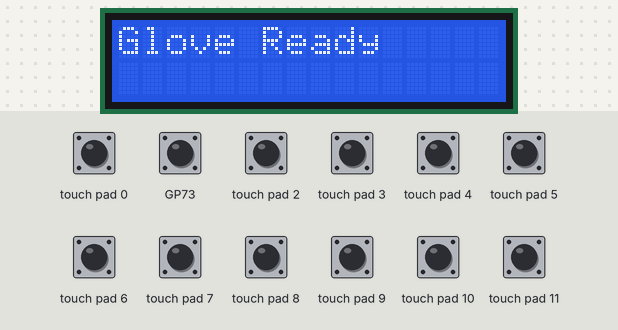
A program run on a simulated Raspberry Pi Pico running MicroPython. On the bench: 16×2 character LCD. The test bench sets the inputs (shaded band); at power-on: touch pad 0, touch pad 2–11 LOW. Library files of the repository ran but are not shown: i2c_lcd.py; what the program prints to the serial console is not drawn.

Above: at 0.2 s.
2.4 s: touch pad 0 pulled HIGH for 0.15 s
At 3.6 s:
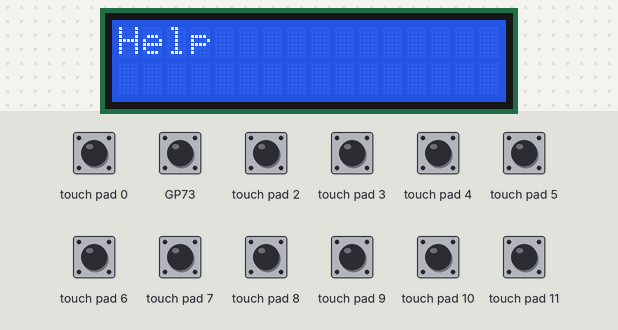
4.0 s: BOOTSEL button pressed for 0.15 s
At 5.2 s:
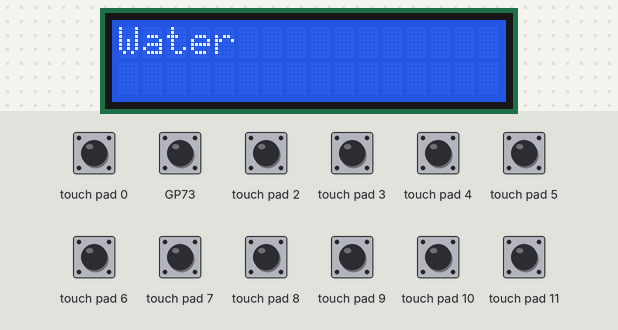
5.6 s: touch pad 2 pulled HIGH for 0.15 s
At 6.4 s:
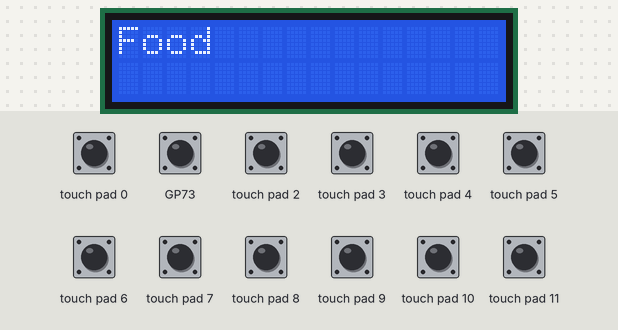
7.2 s: touch pad 3 pulled HIGH for 0.15 s
At 7.9 s:
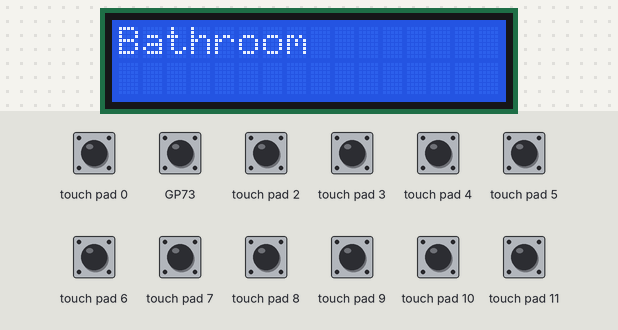
8.8 s: touch pad 4 pulled HIGH for 0.15 s
At 9.6 s:
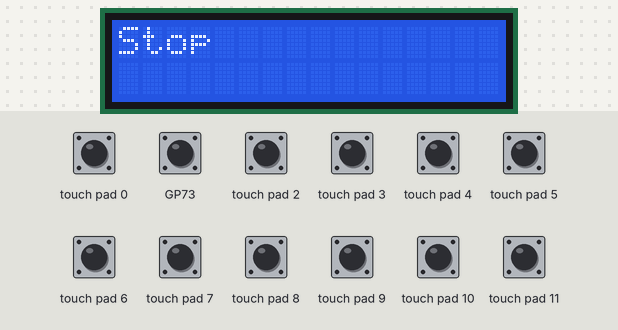
10.4 s: touch pad 0 pulled HIGH for 1 s
At 10.9 s:
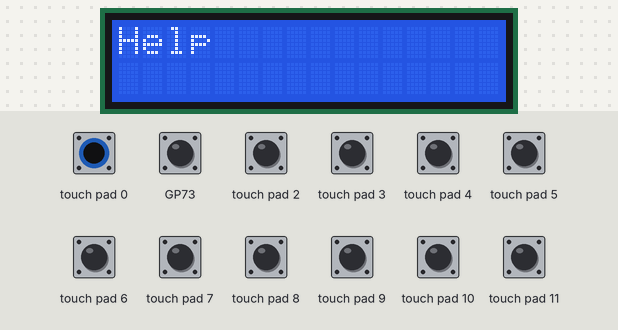
Timing chart, 0 to 13.4 s (numbered marks = the images above; inputs shaded):
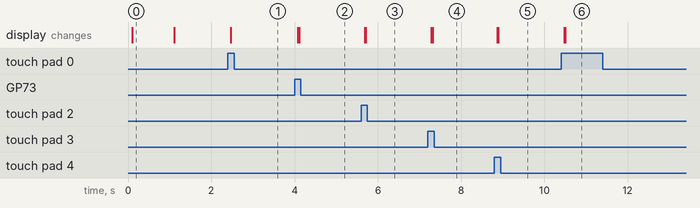

Measured:
- after the input at 2.4 s, the display: changes after 0.06 s (image 1)
- after the input at 4.0 s, the display: first changes after 0.08 s (image 2 shows a later state)
- after the input at 5.6 s, the display: first changes after 0.08 s (image 3 shows a later state)
- after the input at 7.2 s, the display: first changes after 0.08 s (image 4 shows a later state)
- after the input at 8.8 s, the display: first changes after 0.07 s (image 5 shows a later state)
- after the input at 10.4 s, the display: first changes after 0.07 s (image 6 shows a later state)
- what the display in image 0 shows lasts 1.0 s, from 0.1 s to 1.1 s

The program:

main_no_audio.py
```python
import time
from machine import I2C, Pin
from mpr121 import MPR121
from i2c_lcd import I2cLcd

# MPR121
MPR121_SDA = 14
MPR121_SCL = 15
MPR121_ADDR = 0x5A

# LCD
LCD_SDA = 4
LCD_SCL = 5
LCD_ADDR = 0x27
LCD_ROWS = 2
LCD_COLS = 16

ELECTRODES = (0, 1, 2, 3, 4)
COOLDOWN_MS = 500
POLL_MS = 20

COMBO_TO_WORD = {
    (0,): "Help",
    (1,): "Water",
    (2,): "Food",
    (3,): "Bathroom",
    (4,): "Stop",

    (0, 1): "I",
    (0, 2): "You",
    (0, 3): "Need",
    (0, 4): "Want",
    (1, 2): "Go",
    (1, 3): "Come",
    (1, 4): "Give",
    (2, 3): "Take",
    (2, 4): "Call",
    (3, 4): "Look",

    (0, 1, 2): "Wait",
    (0, 1, 3): "Phone",
    (0, 1, 4): "Medicine",
    (0, 2, 3): "Friend",
    (0, 2, 4): "Here",
    (0, 3, 4): "Okay",
    (1, 2, 3): "Good",
    (1, 2, 4): "Bad",
    (1, 3, 4): "More",
    (2, 3, 4): "Not",

    (0, 1, 2, 3): "Happy",
    (0, 1, 2, 4): "Sad",
    (0, 1, 3, 4): "Tired",
    (0, 2, 3, 4): "Hurt",
    (1, 2, 3, 4): "It",

    (0, 1, 2, 3, 4): None,
}

def init_mpr121():
    i2c = I2C(1, sda=Pin(MPR121_SDA), scl=Pin(MPR121_SCL), freq=400000)
    print("MPR121 scan:", i2c.scan())
    sensor = MPR121(i2c, address=MPR121_ADDR, touch_threshold=10, release_threshold=5)
    print("MPR121 ready")
    return sensor

def init_lcd():
    i2c = I2C(0, sda=Pin(LCD_SDA), scl=Pin(LCD_SCL), freq=100000)
    print("LCD scan:", i2c.scan())
    lcd = I2cLcd(i2c, LCD_ADDR, LCD_ROWS, LCD_COLS)
    lcd.clear()
    lcd.putstr("Glove Ready")
    time.sleep_ms(1000)
    lcd.clear()
    return lcd

def read_touch_combo(sensor):
    touched_bits = sensor.touched()
    return tuple(sorted(e for e in ELECTRODES if (touched_bits >> e) & 1))

def resolve_word(combo):
    return COMBO_TO_WORD.get(combo, None)

def display_word(lcd, word):
    lcd.clear()
    lcd.move_to(0, 0)
    lcd.putstr(word[:16])

def main():
    print("=== Glove LCD Mode ===")
    sensor = init_mpr121()
    lcd = init_lcd()

    last_combo = ()
    last_trigger_ms = 0

    while True:
        now = time.ticks_ms()
        combo = read_touch_combo(sensor)

        if combo == ():
            time.sleep_ms(80)
            if read_touch_combo(sensor) == ():
                last_combo = ()
            time.sleep_ms(POLL_MS)
            continue

        if combo == last_combo:
            time.sleep_ms(POLL_MS)
            continue

        if time.ticks_diff(now, last_trigger_ms) < COOLDOWN_MS:
            time.sleep_ms(POLL_MS)
            continue

        word = resolve_word(combo)
        print("Combo", combo, "->", word)

        last_combo = combo
        last_trigger_ms = time.ticks_ms()

        if word is not None:
            display_word(lcd, word)

        time.sleep_ms(POLL_MS)

if __name__ == "__main__":
    main()
```

mpr121.py
```python
# =============================================================================
# mpr121.py — Minimal MPR121 Capacitive Touch Sensor Driver
# MicroPython, Raspberry Pi Pico W 2
#
# Based on the Adafruit MPR121 datasheet register map.
# This driver initialises the sensor with conservative defaults that work
# reliably for bare-wire or conductive fabric electrodes on a glove.
#
# Usage:
#   from machine import I2C, Pin
#   from mpr121 import MPR121
#   i2c = I2C(1, sda=Pin(14), scl=Pin(15), freq=400_000)
#   mpr = MPR121(i2c, address=0x5A)
#   bits = mpr.touched()   # 12-bit int; bit N set = electrode N touched
# =============================================================================

# Register addresses
_MPR121_TOUCHSTATUS_L   = 0x00
_MPR121_TOUCHSTATUS_H   = 0x01
_MPR121_MHDR            = 0x2B
_MPR121_NHDR            = 0x2C
_MPR121_NCLR            = 0x2D
_MPR121_FDLR            = 0x2E
_MPR121_MHDF            = 0x2F
_MPR121_NHDF            = 0x30
_MPR121_NCLF            = 0x31
_MPR121_FDLF            = 0x32
_MPR121_NHDT            = 0x33
_MPR121_NCLT            = 0x34
_MPR121_FDLT            = 0x35
_MPR121_TOUCHTH_0       = 0x41   # Touch threshold, electrode 0
_MPR121_RELEASETH_0     = 0x42   # Release threshold, electrode 0
_MPR121_DEBOUNCE        = 0x5B
_MPR121_CONFIG1         = 0x5C
_MPR121_CONFIG2         = 0x5D
_MPR121_AUTOCONFIG0     = 0x7B
_MPR121_AUTOCONFIG1     = 0x7C
_MPR121_UPLIMIT         = 0x7D
_MPR121_LOWLIMIT        = 0x7E
_MPR121_TARGETLIMIT     = 0x7F
_MPR121_ECR             = 0x5E   # Electrode Configuration Register
_MPR121_SOFTRESET       = 0x80


class MPR121:
    """
    Minimal MicroPython driver for the MPR121 12-channel capacitive sensor.

    Only electrodes 0-4 are used in this project, but all 12 are initialised
    so the sensor operates correctly.

    Touch / release thresholds:
      touch_threshold   — lower = more sensitive (default 12, glove use: 6-10)
      release_threshold — must be lower than touch (default 6, glove use: 3-5)

    Increase touch_threshold if you get false triggers; decrease it if touches
    are not detected. Conductive fabric typically needs lower values than wire.
    """

    def __init__(self, i2c, address=0x5A,
                 touch_threshold=10, release_threshold=5):
        self._i2c  = i2c
        self._addr = address

        self._reset()
        self._configure(touch_threshold, release_threshold)

    # ── Private helpers ──────────────────────────────────────────────────────

    def _write_reg(self, reg, value):
        self._i2c.writeto_mem(self._addr, reg, bytes([value]))

    def _read_reg(self, reg):
        return self._i2c.readfrom_mem(self._addr, reg, 1)[0]

    def _reset(self):
        """Soft-reset the MPR121."""
        self._write_reg(_MPR121_SOFTRESET, 0x63)
        import time; time.sleep_ms(1)

    def _configure(self, tth, rth):
        """
        Apply baseline filter, thresholds, and electrode configuration.
        Must be done while ECR is in stop mode (default after reset).
        """
        # Baseline filter — rising
        self._write_reg(_MPR121_MHDR, 0x01)
        self._write_reg(_MPR121_NHDR, 0x01)
        self._write_reg(_MPR121_NCLR, 0x0E)
        self._write_reg(_MPR121_FDLR, 0x00)
        # Baseline filter — falling
        self._write_reg(_MPR121_MHDF, 0x01)
        self._write_reg(_MPR121_NHDF, 0x05)
        self._write_reg(_MPR121_NCLF, 0x01)
        self._write_reg(_MPR121_FDLF, 0x00)
        # Baseline filter — touched
        self._write_reg(_MPR121_NHDT, 0x00)
        self._write_reg(_MPR121_NCLT, 0x00)
        self._write_reg(_MPR121_FDLT, 0x00)

        # Touch and release thresholds for all 12 electrodes
        for i in range(12):
            self._write_reg(_MPR121_TOUCHTH_0   + (i * 2), tth)
            self._write_reg(_MPR121_RELEASETH_0 + (i * 2), rth)

        # Debounce: 0 touch, 0 release samples (fastest response)
        self._write_reg(_MPR121_DEBOUNCE, 0x00)

        # Config1: CDC=16 µA; Config2: CDT=0.5 µs, SFI=4, ESI=16 ms
        self._write_reg(_MPR121_CONFIG1, 0x10)
        self._write_reg(_MPR121_CONFIG2, 0x20)

        # Auto-configuration (enable USL, LSL, TL auto-set)
        self._write_reg(_MPR121_AUTOCONFIG0, 0x0B)
        self._write_reg(_MPR121_AUTOCONFIG1, 0x00)
        # Limits for 3.3 V supply: USL=200, LSL=130, TL=180
        self._write_reg(_MPR121_UPLIMIT,     200)
        self._write_reg(_MPR121_LOWLIMIT,    130)
        self._write_reg(_MPR121_TARGETLIMIT, 180)

        # ECR: enable all 12 electrodes, baseline tracking 5 MSBs
        self._write_reg(_MPR121_ECR, 0x8F)

    # ── Public API ───────────────────────────────────────────────────────────

    def touched(self):
        """
        Return a 12-bit integer where bit N is set if electrode N is touched.
        Read registers 0x00 (low byte) and 0x01 (high byte).
        Only bits 0-11 are valid; bits 12-15 are status flags (ignore them).
        """
        low  = self._read_reg(_MPR121_TOUCHSTATUS_L)
        high = self._read_reg(_MPR121_TOUCHSTATUS_H) & 0x1F  # mask status bits
        return (high << 8) | low

    def is_touched(self, electrode):
        """Return True if a specific electrode (0-11) is currently touched."""
        if not 0 <= electrode <= 11:
            raise ValueError("Electrode must be 0-11")
        return bool((self.touched() >> electrode) & 1)

    def set_thresholds(self, electrode, touch, release):
        """
        Update touch/release thresholds for a single electrode at runtime.
        Useful for tuning without restarting.
        Must temporarily stop electrode tracking (ECR stop mode).
        """
        self._write_reg(_MPR121_ECR, 0x00)   # stop
        self._write_reg(_MPR121_TOUCHTH_0   + (electrode * 2), touch)
        self._write_reg(_MPR121_RELEASETH_0 + (electrode * 2), release)
        self._write_reg(_MPR121_ECR, 0x8F)   # restart all 12
```
